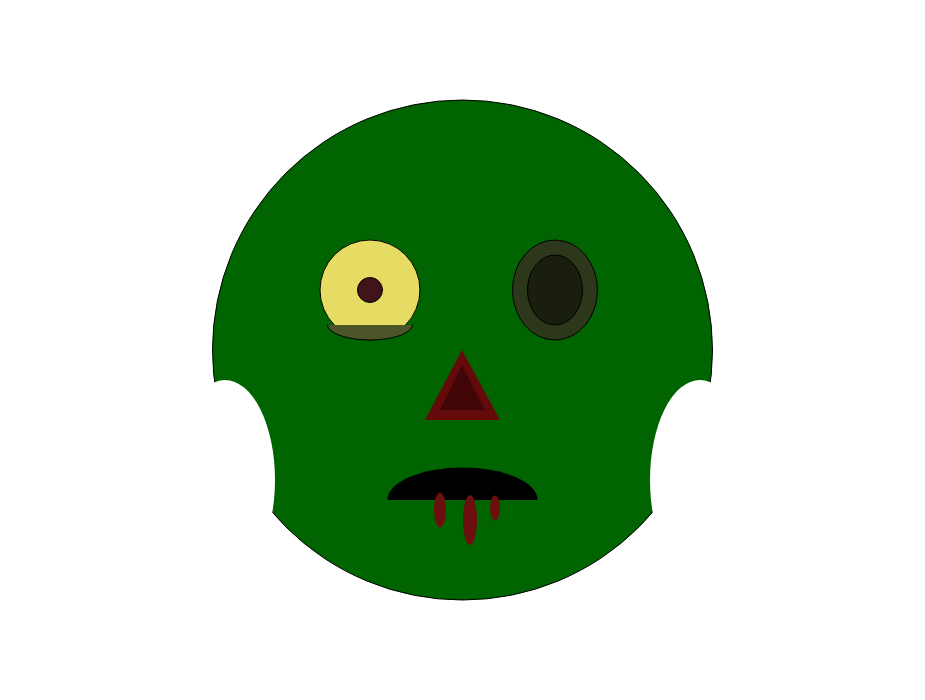
Frame 1 (no input)
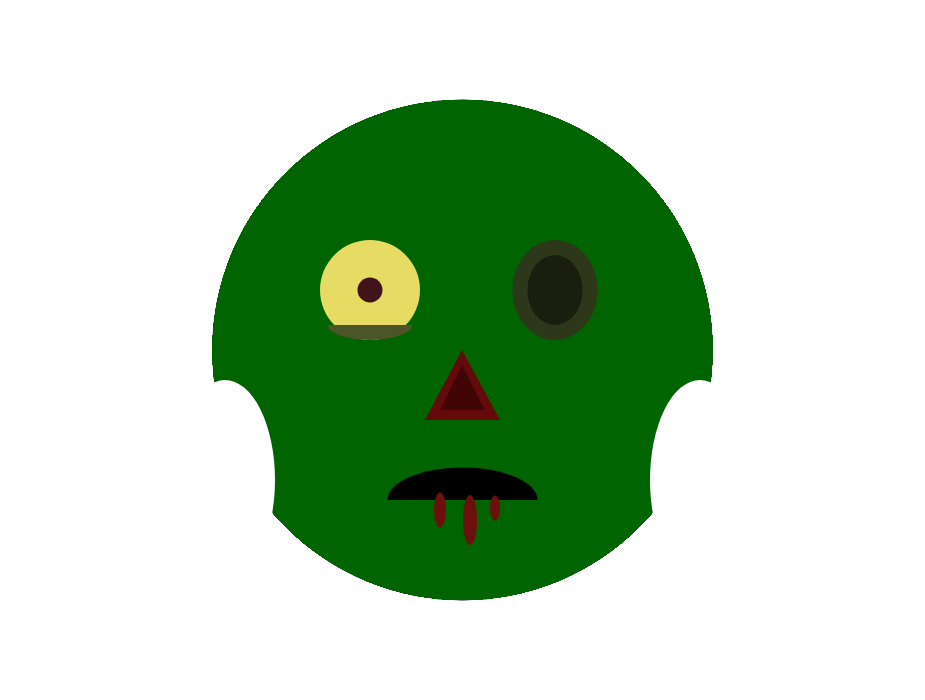
Frame 60 (no input)
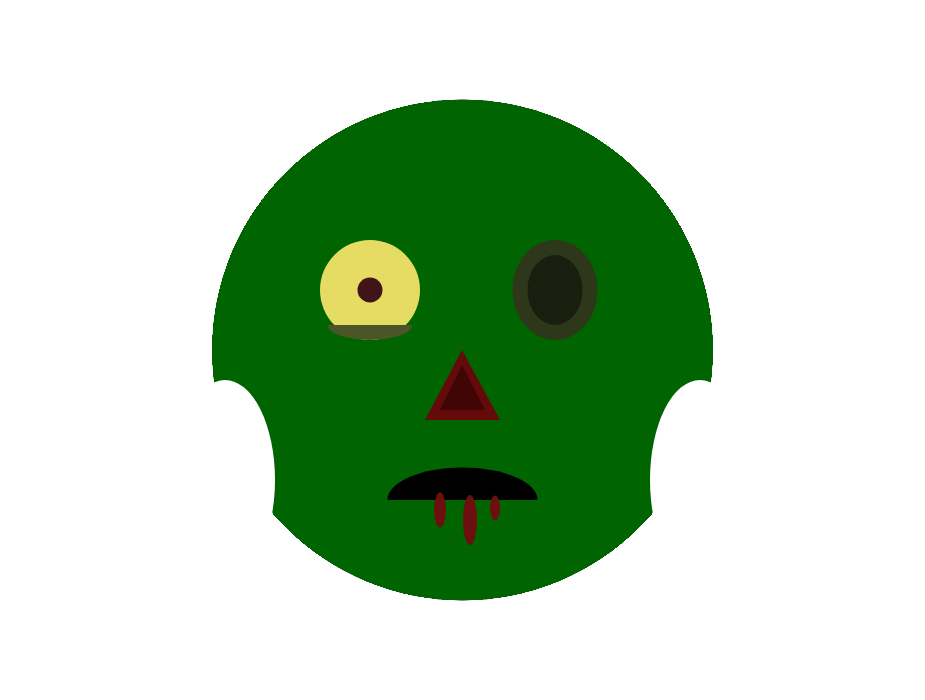
Frame 120 (the mouse pressed at the canvas centre since frame 60)

The p5.js sketch that drew these frames (run headless with seeded random() and noise() and a simulated clock; from frame 60 on, the mouse is pressed at the canvas centre):

// p5.js sketch
// ── sketch.js
function setup() {
  createCanvas(925, 700); 
  background(255);    
  // noStroke();              
}

function draw(){

  // Head
  fill(0, 100, 0); 
  circle (462.5, 350, 500);
  
  // Eye
  fill (230, 220, 100);
  circle (370, 290, 100);

  // Pupil
  fill (65, 20, 25);
  circle (370, 290, 25); 

  // Eyebag
  fill (75, 85, 40);
  arc (370, 325, 85, 30, 0, PI);

  // Light Socket
  fill (45, 55, 25);
  ellipse (555, 290, 85, 100);

  // Dark Socket
  fill (25, 30, 15);
  ellipse (555,290,55,70);

  // Left cheek
  noStroke();
  fill(255, 255, 255);
  ellipse(225, 480, 100, 200);

  // Right cheek
  ellipse(700, 480, 100, 200);

  // Mouth
  fill (0);
  arc (462.5, 500, 150, 65, PI, TWO_PI);

  // Blood
  fill(110, 15, 15);
  ellipse(440, 510, 12, 35);
  ellipse(470, 520, 14, 50);
  ellipse(495, 508, 10, 25);

  // Nose
  fill (100, 10, 10);
  triangle (462, 350, 425, 420, 500, 420);

  // Nose shading
  fill (65,5,5);
  triangle (462, 365, 440, 410, 485, 410);
}
